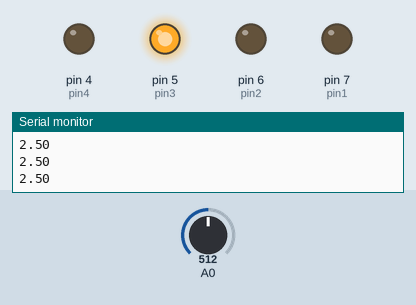
Simulated run of this sketch. Board: Arduino Uno, built with avr-gcc and run on an emulated ATmega328P. Parts: output pins drawn as LEDs (lit = HIGH), the last lines printed to the serial monitor. The inputs (shaded band) are chosen by the test bench; at power-on: A0 = 512.

Above: at 1.2 s.
1.3 s: A0 set to 495
At 1.9 s:
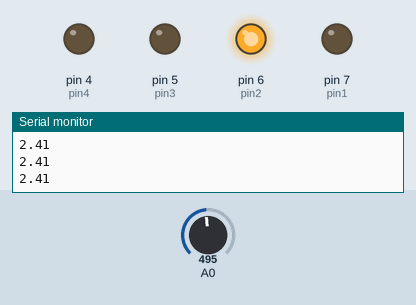
2.8 s: A0 set to 274
4.3 s: A0 set to 247
At 5.2 s:
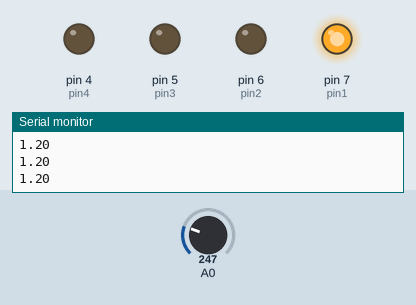
5.8 s: A0 set to 900
At 6.4 s:
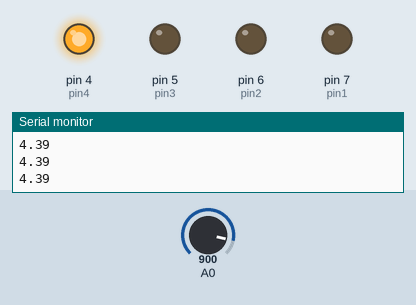
7.3 s: A0 set to 775
8.8 s: A0 set to 760
At 9.7 s:
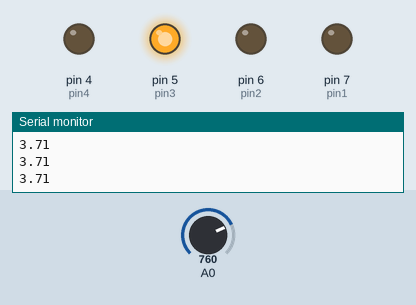
Timing chart, 0 to 11.3 s (numbered marks = the images above; inputs shaded):
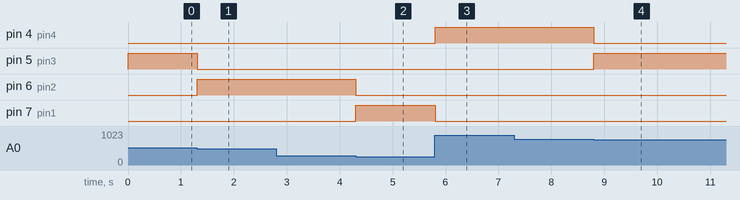

The sketch:

analogRead_2.ino
```cpp
int pin1 = 7;
int pin2 = 6;
int pin3 = 5;
int pin4 = 4;
void setup() {
  pinMode(pin1, OUTPUT);
  pinMode(pin2, OUTPUT);
  pinMode(pin3, OUTPUT);
  pinMode(pin4, OUTPUT);
  Serial.begin(9600);
}

void loop() {
  // Luetaan analog 0-portin jännite:
  int sensorValue = analogRead(A0);
  // Muutetaan portin antaman arvoalue (0-1023) jännitteeksi 0.0-5.0 V:
  float voltage = map(sensorValue, 0, 1023, 0, 500)/100.00;

  if(voltage < 1.25) {
    digitalWrite(pin1, HIGH);
    digitalWrite(pin2, LOW);
    digitalWrite(pin3, LOW);
    digitalWrite(pin4, LOW);
  } else if(voltage >= 1.25 && voltage < 2.50) {
    digitalWrite(pin1, LOW);
    digitalWrite(pin2, HIGH);
    digitalWrite(pin3, LOW);
    digitalWrite(pin4, LOW);
  } else if(voltage >= 2.50 && voltage < 3.75) {
    digitalWrite(pin1, LOW);
    digitalWrite(pin2, LOW);
    digitalWrite(pin3, HIGH);
    digitalWrite(pin4, LOW);
  } else if(voltage >= 3.75) {
    digitalWrite(pin1, LOW);
    digitalWrite(pin2, LOW);
    digitalWrite(pin3, LOW);
    digitalWrite(pin4, HIGH);
  }
  // Tulostetaan arvo sarjamonitoriin:
  Serial.println(voltage);
}
```

Measured:
- the behaviour switches between 512 and 511 on A0 (found by bisection; images 0 and 1)
- the behaviour switches between 256 and 255 on A0 (found by bisection; images 1 and 2)
- the behaviour switches between 768 and 767 on A0 (found by bisection; images 3 and 4)
- after the input at 1.3 s, pin 5 (pin3): HIGH → LOW at once; pin 6 (pin2): LOW → HIGH at once
- after the input at 4.3 s, pin 6 (pin2): HIGH → LOW at once; pin 7 (pin1): LOW → HIGH at once
- after the input at 5.8 s, pin 4 (pin4): LOW → HIGH at once; pin 7 (pin1): HIGH → LOW at once
- after the input at 8.8 s, pin 4 (pin4): HIGH → LOW at once; pin 5 (pin3): LOW → HIGH at once
